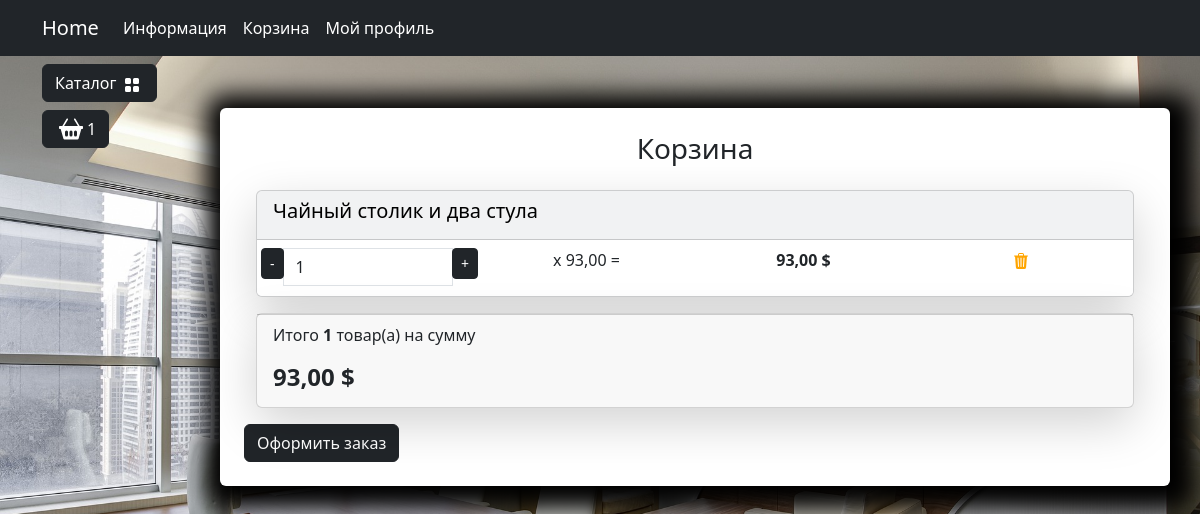
Screenshot of /user/users-cart/ (signed in) with the database file from the repository.
### carts/models.py (models this page shows, shortened)
class Cart(models.Model):
    user = models.ForeignKey(to=User, on_delete=models.CASCADE, blank=True, null=True, verbose_name='Пользователь')
    product = models.ForeignKey(to=Products, on_delete=models.CASCADE, verbose_name='Товар')
    quantity = models.PositiveSmallIntegerField(default=0, verbose_name='Количество')
    session_key = models.CharField(max_length=32, null=True, blank=True)
    created_timestamp = models.DateTimeField(auto_now_add=True, verbose_name='Дата добавления')
    class Meta:
        db_table = 'cart'
        verbose_name = "Корзина"
        verbose_name_plural = "Корзина"
    objects = CartQueryset().as_manager()
    def products_price(self):
        return round(self.product.sell_price() * self.quantity, 2)

### goods/models.py (models this page shows, shortened)
class Products(models.Model):
    name = models.CharField(max_length=150, unique=True, verbose_name='Название')
    slug = models.SlugField(max_length=200, unique=True, blank=True, null= True)
    description = models.TextField(blank=True, null=True, verbose_name= 'Описание')
    image = models.ImageField(upload_to='goods_images', blank=True, null=True)
    price = models.DecimalField(default=0.00, max_digits=7, decimal_places=2, verbose_name='Цена')
    discount = models.DecimalField(default=0.00, max_digits=4, decimal_places=2, verbose_name='Скидка в %')
    quantity = models.PositiveBigIntegerField(default=0, verbose_name='Количество')
    category= models.ForeignKey(to=Categories, on_delete=models.CASCADE, verbose_name='Категория')
    class Meta:
        db_table: 'product'
        verbose_name= 'Продукт'
        verbose_name_plural = 'Продукты'
        ordering = ('id',)
    def sell_price(self):
        if self.discount:
            return round(self.price, 2)
        return self.price

### users/views.py (the view)
# urls.py: path('users-cart/', views.users_cart, name='users_cart'),
def users_cart(request):
    return render(request, 'users/users_cart.html')

### carts/models.py (called while the page is built)
    def total_price(self):
        return sum(cart.products_price() for cart in self)

    def total_quantity(self):
        if self:
            return sum(cart.quantity for cart in self)
        return 0

### carts/templatetags/carts_tags.py (called while the page is built)
@register.simple_tag()
def user_carts(request):
    if request.user.is_authenticated:
        return Cart.objects.filter(user=request.user)

### goods/templatetags/goods_tags.py (called while the page is built)
@register.simple_tag()
def tag_categories():
    return Categories.objects.all()

### users/templates/users/users_cart.html (shortened to what this page needs)
{% extends "base.html" %}
{% load static %}
{% block content %}
<div class="row">
                        <div class="container mt-5">
                            <div class="row justify-content-center">
                                <div class=" bg-white p-4 mb-4 mx-2 rounded custom-shadow">
                                    <h3 class="text-center mb-4">Корзина</h3>
                                    <div class="container" id="cart-items-container">
                                        {% include "carts/includes/included_cart.html" %}
                                    </div>
                                    <a class="btn btn-dark" href="{% url "orders:create_order" %}">
                                        Оформить заказ
                                    </a>
                                </div>
                            </div>
                        </div>
                    </div>
{% endblock content %}

### templates/base.html (shortened to what this page needs)
<!DOCTYPE html>
{% load static %}
{% load goods_tags %}
{% load carts_tags %}
{% user_carts request as carts %}
<html lang="en">
<head>
    <link rel="stylesheet" href="{% static 'deps/css/bootstrap/bootstrap.min.css' %}">
    <link rel="stylesheet" href="{% static 'deps/css/my_css.css' %}">
</head>
<body>
    <header>
        <nav class="navbar navbar-expand-lg bg-dark" data-bs-theme="dark">
            <div class="container">
                <a class="navbar-brand" href="{% url 'main:index'%}">Home</a>
                <div class="collapse navbar-collapse" id="navbarSupportedContent">
                    <ul class="navbar-nav me-auto mb-2 mb-lg-0">
                        <li class="nav-item dropdown ">
                            <a class="nav-link dropdown-toggle text-white" href="#" role="button"
                                data-bs-toggle="dropdown" aria-expanded="false">
                                Информация
                            </a>
                        </li>
                        <li class="nav-item">
                            <a class="nav-link  text-white" href="{% url "user:users_cart" %}">Корзина</a>
                        </li>
                        {% if not user.is_authenticated %}
                        <li class="nav-item">
                            <a class="nav-link  text-white" href="{% url "user:login" %}">Войти</a>
                        </li>
                    {% else %}
                        <li class="nav-item dropdown ">
                            <a class="nav-link dropdown-toggle text-white" href="#" role="button"
                                data-bs-toggle="dropdown" aria-expanded="false">
                                Мой профиль
                            </a>
                        </li>
                    {% endif %}
                    </ul>
                </div>
            </div>
        </nav>
    </header>
    <section>
        <div class="container">
            <div class="row mt-1 position-fixed z-3">
                <div class="dropdown mb-2">
                    <button class="btn btn-secondary dropdown-toggle btn-dark" type="button" data-bs-toggle="dropdown"
                        aria-expanded="false">
                        Каталог
                        <img class="mx-1" src= "{% static 'deps/icons/grid-fill.svg' %}" alt="Catalog Icon" width="16"
                            height="16">
                    </button>
                        {% tag_categories as categories %}
                </div>
                <div>
                    <button type="button" class="btn btn-dark btn-secondary d-flex" id="modalButton"
                        aria-expanded="false">
                        <img class="mx-1" src= "{% static 'deps/icons/basket2-fill.svg' %}" alt="Catalog Icon" width="24"
                            height="24">
                            <span id="goods-in-cart-count"> {{ carts.total_quantity }}</span>
                    </button>
                </div>
            </div>
        </div>
        <div class="container">
            <div class="row mt-1">
                <div class="col-lg-2">
                </div>
                <div class="col-lg-10">
                    {% block content %}   {% endblock  %}
                </div>
            </div>
        </div>
    </section>
</body>
</html>

### carts/templates/carts/includes/included_cart.html
{% load static %}
{% load carts_tags %}
{% user_carts request as carts%}
<div class="card mb-3 text-bg-light shadow-lg">
    {% for cart in carts %}
        <div class="card-header">
            <h5 class="card-title">{{ cart.product.name }}</h5>
        </div>
        <ul class="list-group list-group-flush">
            <li class="list-group-item">
                <div class="row text-center">
                    <div class="col p-0">
                        <div class="input-group">
                            <span class="input-group-btn">
                                <button type="button" class="btn btn-dark btn-sm decrement"
                                    data-cart-id="" data-cart-change-url="">-</button>
                            </span>
                            <input type="text" class="form-control number" value="{{ cart.quantity }}"
                                readonly>
                            <span class="input-group-btn">
                                <button type="button" class="btn btn-dark btn-sm increment"
                                    data-cart-id="" data-cart-change-url="">+</button>
                            </span>
                        </div>
                    </div>
                    <div class="col p-0">
                        <p>x {{ cart.product.sell_price }} = </p>
                    </div>
                    <div class="col p-0"><strong> {{cart.products_price}} $</strong></div>
                    <div class="col p-0">
                        <a href="{% url "cart:cart_remove" cart.id %}" class="remove-from-cart" data-cart-id="">
                            <img class="mx-1" src="{% static "deps/icons/trash3-fill.svg" %}"
                                alt="Catalog Icon" width="16" height="16">
                        </a>
                    </div>
                </div>
            </li>
        </ul>
    {% endfor %}
</div>
<div class="card mb-3 shadow-lg">
    <div class="card-footer">
        <p class="float-left">Итого <strong>{{ carts.total_quantity }}</strong> товар(а) на сумму</p>
        <h4 class="float-left"><strong>{{ carts.total_price }} $</strong></h4>
    </div>
</div>

### static/deps/css/my_css.css (style rules this page uses)
body { background-image: url("../images/bg-image.jpg"); background-repeat: no-repeat; background-attachment: fixed; background-position: center center; background-size: cover; height: 100%; }
.dropdown-toggle::after { content: none; }
.custom-shadow { box-shadow: 5px 5px 25px 19px #000000; }

### rows the page displays
Cart: total_quantity "1", product.name "Чайный столик и два стула", quantity "1", product.sell_price "93,00", products_price "93,00", total_price "93,00"
